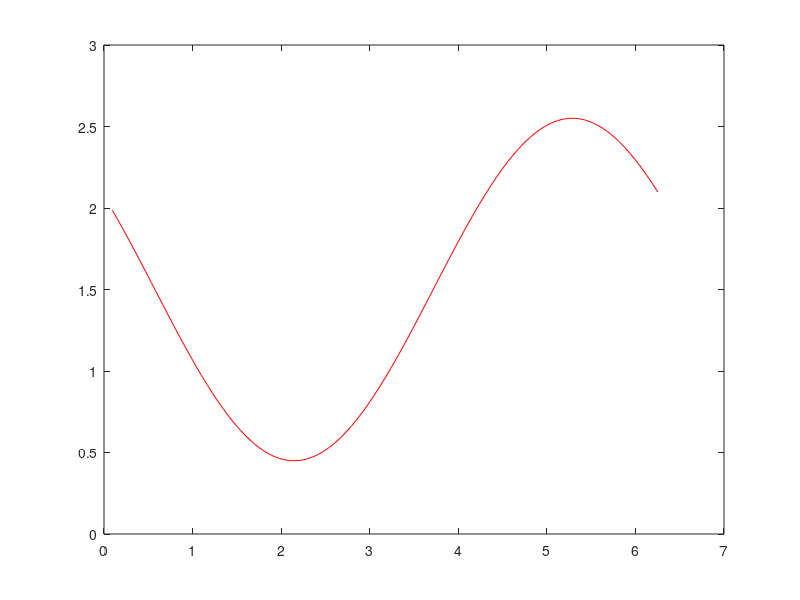

Write the MATLAB code that produced this figure.
load ('timesteppedElementData.txt')
X=timesteppedElementData(:,1);
U=timesteppedElementData(:,2);
plot(X,U,'r');
hold on